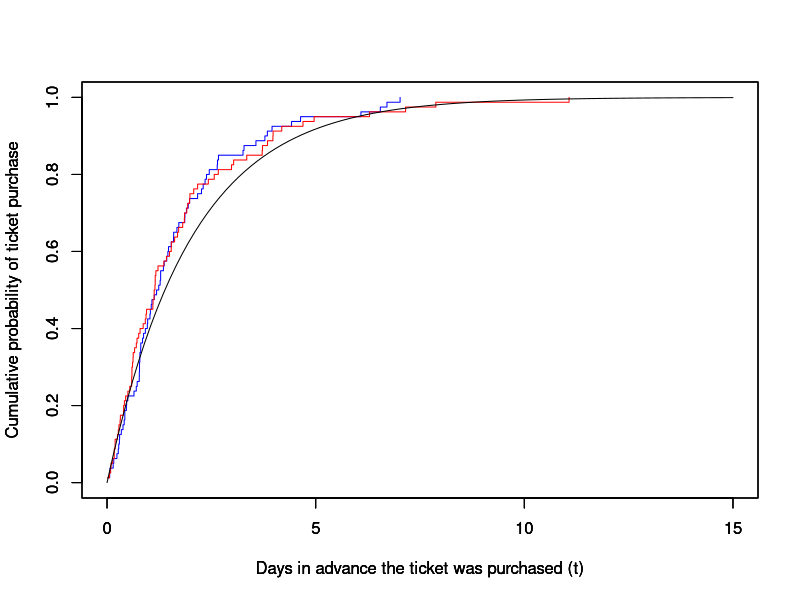

Reproduce this figure in R.
## ---- chunk 1
knitr::opts_chunk$set(echo = TRUE)
## ---- chunk 2
 u1 <- runif(80)
 x1 <- -2*log(1-u1) # apply your answer to (b) to u1
## ---- chunk 3
# copy over your code from above
 u2 <- runif(80)
 x2 <- -2*log(1-u2) # apply your answer to (b) to u2

# creates 80 equispaced values in (0,1]
y <- 1:length(x1)/length(x1)
## ---- chunk 4
# Do either this chunk or the next one.  You're probably more familiar with this
# style and the other chunk is for the adventurous.

 plot(sort(x1),      # x-values are sorted version of the data
      y,             # y-values equispaced between (0,1]
      type = "s",    # produces a stepped line
      xlim = c(0,15), # x direction goes from 0 to 2
      ylim=c(0,1),   # y direction goes from 0 to 1
      xlab="Days in advance the ticket was purchased (t)",   
      ylab="Cumulative probability of ticket purchase",
      col="blue")    # sets the color of the line to blue

# par() sets graphics options, new=TRUE tells R to plot on top of the existing plot
# if there is no existing plot then R will be very confused.
par(new=TRUE)

# For second plot use same values for xlim, ylim, xlab, and ylab.  Change col
# to a different value like "red"
plot(sort(x2),y,type = "s",xlim = c(0,15), # x direction goes from 0 to 2
      ylim=c(0,1),   # y direction goes from 0 to 1
      xlab="Days in advance the ticket was purchased (t)",   
      ylab="Cumulative probability of ticket purchase",
      col="red")

# Now let's add the distribution function
par(new=TRUE)
curve(1 - exp(-x/2),from = 0, to = 15, ylim = c(0,1), xlab = "Days in advance the ticket was purchased (t)", ylab = "Cumulative probability of ticket purchase")
## ---- chunk 5
# Try this chunk if you want a challenge and nicer looking graphs

#install.packages("ggplot2") #only needs to be run once - installs package
#library(ggplot2) # loads up ggplot2 package

# create a data frame to store our vectors in
#exp_rand_var.df <- data.frame(y = 1:length(x1)/length(x1),
#                              sx1 = sort(x1), # sorted version of x1
#                              sx2 = sort(x2)) # sorted version of x2

# and a separate data frame to store the distribution function in
# dist_function.df <- data.frame(x = seq(0,15,0.01))
# dist_function.df$y <- 1 - exp(-dist_function.df$x/2)

# https://rstudio.com/wp-content/uploads/2015/03/ggplot2-cheatsheet.pdf

# ggplot(data = data.frame) initializes the plot using this data frame
#ggplot(data = exp_rand_var.df) +
  # geom_step draws a stepped line, mapping = aes() specifies the aesthetic,
  # basically how to interpret the data in the data frame.
#  geom_step(mapping = aes(x = sx1,y = y),
#            color = "blue") +
#  geom_step(mapping = aes(x = sx2,y = y),
#            color = "red") +
#  geom_line(data = dist_function.df, mapping = aes(x = x,y = y), color = "black") +
#  xlab("???") + # insert your own labels for x- and y-axes
#  ylab("???")
